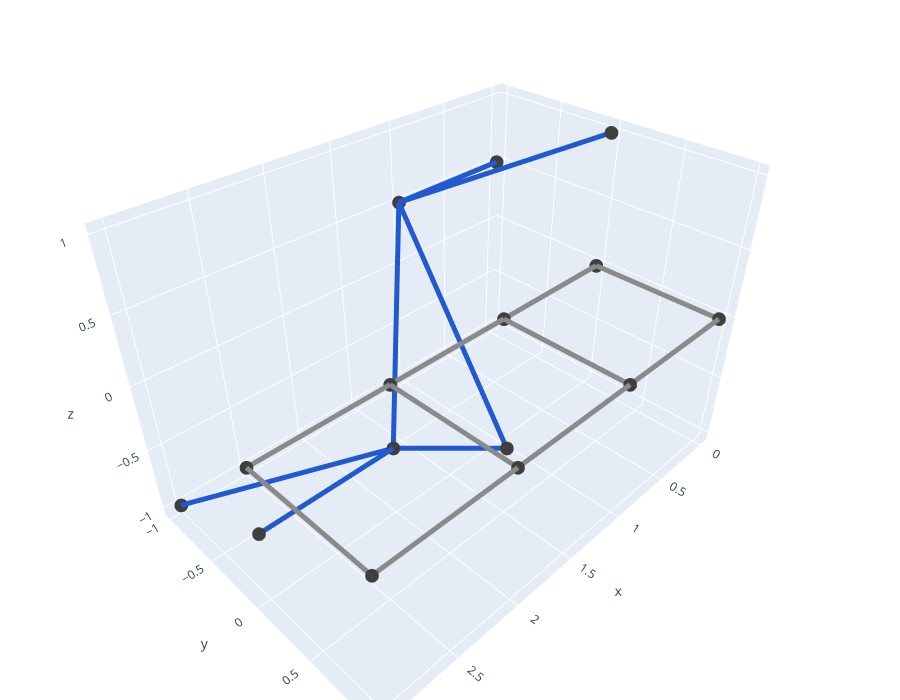

The notebook cell this image was saved under:
### Code cell
# visualization
pos1 = extract_positions(graph_sets[0])
pos2 = extract_positions(graph_sets[1])

# ---- Create traces ----
trace_edges_G1 = edge_trace_3d(graph_sets[0], pos1, '#8a8a8a', 10)
trace_nodes_G1 = node_trace_3d(graph_sets[0], pos1, '#3f3f40', 8)

trace_edges_G2 = edge_trace_3d(graph_sets[1], pos2, '#2159d1', 10)
trace_nodes_G2 = node_trace_3d(graph_sets[1], pos2, '#3f3f40', 8)

# ---- Combine and plot ----
fig = go.Figure(data=[
    trace_edges_G1, trace_nodes_G1,
    trace_edges_G2, trace_nodes_G2
])

fig.update_layout(
    # title="3D Graph Visualization: G1_3D and G3",
    scene=dict(
        xaxis=dict(title='x'),
        yaxis=dict(title='y'),
        zaxis=dict(title='z'),
    ),
    showlegend=False,
    margin=dict(l=0, r=0, b=0, t=0),
    height=700
)
# fig.update_layout(scene_camera=camera)

fig.show()

### Figure 1 — Plotly figure (JSON) as saved in the notebook; plotly's stock layout.template omitted (floating-point values rounded to 4 significant figures)
{"data": [{"hoverinfo": "none", "line": {"color": "#8a8a8a", "width": 10}, "mode": "lines", "name": "Edges", "type": "scatter3d", "x": [0, 1, null, 0, 0, null, 0, 1, null, 1, 2, null, 1, 1, null, 1, 2, null, 2, 3, null, 2, 2, null, 2, 3, null, 3, 3, null], "y": [0, 0, null, 0, 1, null, 1, 1, null, 0, 0, null, 0, 1, null, 1, 1, null, 0, 0, null, 0, 1, null, 1, 1, null, 0, 1, null], "z": [0, 0, null, 0, 0, null, 0, 0, null, 0, 0, null, 0, 0, null, 0, 0, null, 0, 0, null, 0, 0, null, 0, 0, null, 0, 0, null]}, {"hoverinfo": "text", "marker": {"color": "#3f3f40", "size": 8}, "mode": "markers", "name": "Nodes", "text": ["0", "1", "2", "3", "4", "5", "6", "7"], "textfont": {"color": "black", "size": 12}, "textposition": "top center", "type": "scatter3d", "x": [0, 0, 1, 1, 2, 2, 3, 3], "y": [0, 1, 0, 1, 0, 1, 0, 1], "z": [0, 0, 0, 0, 0, 0, 0, 0]}, {"hoverinfo": "none", "line": {"color": "#2159d1", "width": 10}, "mode": "lines", "name": "Edges", "type": "scatter3d", "x": [1, 2, null, 1, 0, null, 1, 0, null, 1, 1.5, null, 2, 3, null, 2, 3, null, 2, 1.5, null], "y": [-1, 0, null, -1, -1, null, -1, 0, null, -1, 0.5, null, 0, 0, null, 0, -1, null, 0, 0.5, null], "z": [0.5, -0.5, null, 0.5, 0.5, null, 0.5, 1, null, 0.5, -0.5, null, -0.5, -0.5, null, -0.5, -1, null, -0.5, -0.5, null]}, {"hoverinfo": "text", "marker": {"color": "#3f3f40", "size": 8}, "mode": "markers", "name": "Nodes", "text": ["0", "2", "3", "1", "4", "5", "6"], "textfont": {"color": "black", "size": 12}, "textposition": "top center", "type": "scatter3d", "x": [1, 0, 0, 2, 3, 3, 1.5], "y": [-1, -1, 0, 0, 0, -1, 0.5], "z": [0.5, 0.5, 1, -0.5, -0.5, -1, -0.5]}], "layout": {"height": 700, "margin": {"b": 0, "l": 0, "r": 0, "t": 0}, "scene": {"xaxis": {"title": {"text": "x"}}, "yaxis": {"title": {"text": "y"}}, "zaxis": {"title": {"text": "z"}}}, "showlegend": false}}
